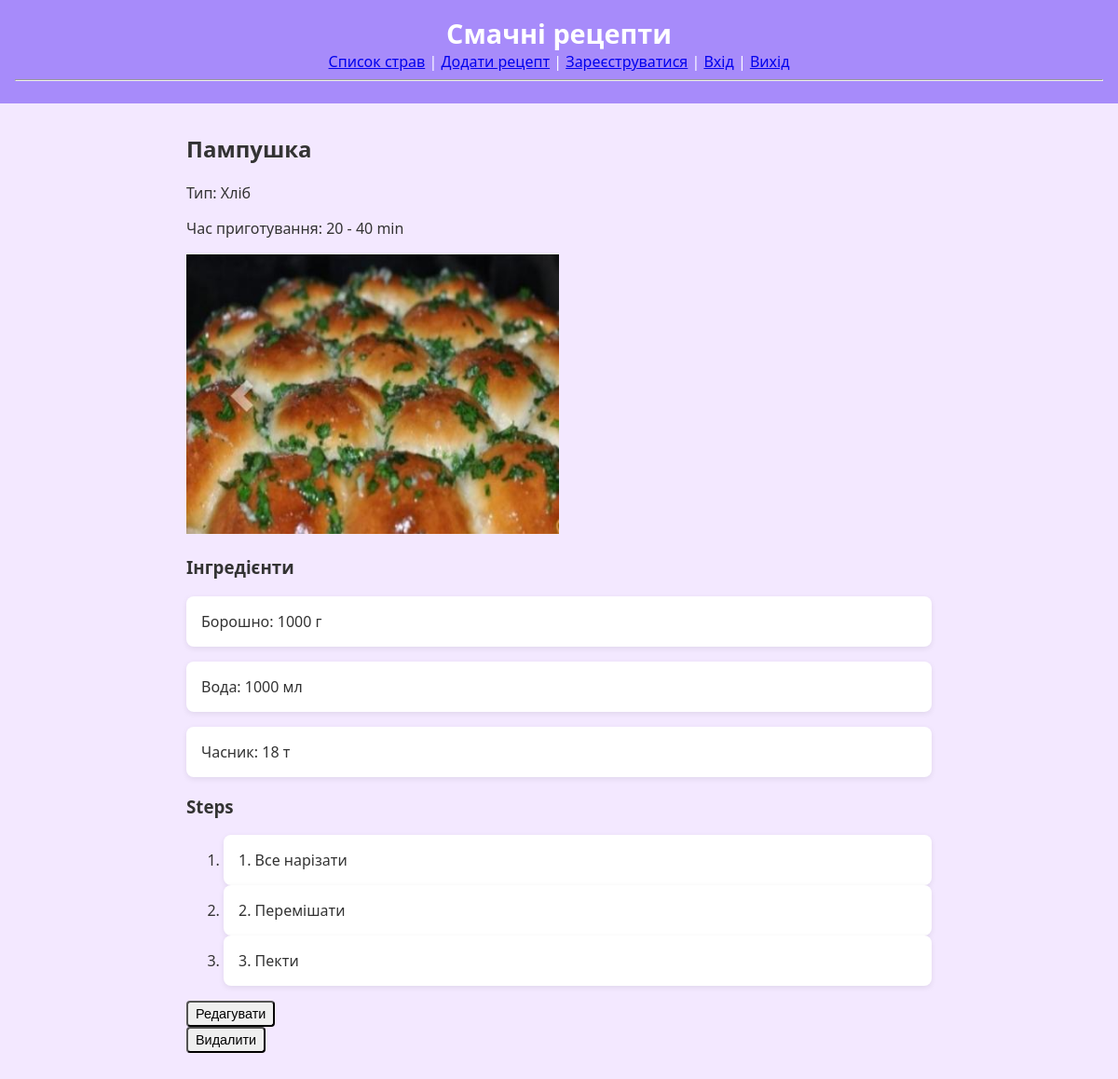
Page /recipes/2 on the committed database.
### models.py (models this page shows)
class Recipe(SQLModel, table=True):
    id: Optional[int] = Field(default=None, primary_key=True)
    title: str
    type: str
    min_time: Optional[int] = 0
    max_time: Optional[int] = 0
    image: Optional[str] = None
    author_id: Optional[int] = Field(default=None, foreign_key='user.id')
    ingredients: List["Ingredient"] = Relationship(
        back_populates='recipe',
        sa_relationship_kwargs={'cascade': 'all, delete-orphan', 'lazy': 'selectin'}
    )
    steps: List["Step"] = Relationship(
        back_populates='recipe',
        sa_relationship_kwargs={'cascade': 'all, delete-orphan', 'lazy': 'selectin'}
    )

class Ingredient(SQLModel, table=True):
    id: Optional[int] = Field(default=None, primary_key=True)
    recipe_id: int = Field(foreign_key='recipe.id', nullable=False)
    name: str
    qty: str
    recipe: Optional[Recipe] = Relationship(
        back_populates='ingredients',
        sa_relationship_kwargs={'lazy': 'selectin'}
    )

class Step(SQLModel, table=True):
    id: Optional[int] = Field(default=None, primary_key=True)
    recipe_id: int = Field(foreign_key='recipe.id', nullable=False)
    order: int
    description: str
    recipe: Optional[Recipe] = Relationship(
        back_populates='steps',
        sa_relationship_kwargs={'lazy': 'selectin'}
    )

### main.py (the view)
@app.get('/recipes/{recipe_id}', response_class=HTMLResponse)
def view_recipe(request: Request, recipe_id: int, session: Session = Depends(get_session)):
    recipe = session.get(Recipe, recipe_id)
    if not recipe:
        raise HTTPException(status_code=404, detail='Not found')
    return templates.TemplateResponse('recipe.html', {'request': request, 'recipe': recipe})

### templates/recipe.html
{% extends "base.html" %}
{% block content %}
<h2>{{ recipe.title }}</h2>
<p>Тип: {{ recipe.type }}</p>
<p>Час приготування: {{ recipe.min_time }} - {{ recipe.max_time }} min</p>
{% if recipe.image %}<img src="/{{ recipe.image }}" style="max-width:400px"><br/>{% endif %}
<h3>Інгредієнти</h3>
<ul>
{% for ing in recipe.ingredients %}<li>{{ ing.name }}: {{ ing.qty }}</li>{% endfor %}
</ul>
<h3>Steps</h3>
<ol>
{% for s in recipe.steps %}<li>{{ s.description }}</li>{% endfor %}
</ol>
<a href="/recipes/{{ recipe.id }}/edit">
  <button type="button">Редагувати</button>
</a>
<form method="post" action="/recipes/{{ recipe.id }}/delete">
  <button>Видалити</button>
</form>
{% endblock %}

### static/style.css (style rules this page uses)
body { font-family: "Segoe UI", Tahoma, sans-serif; background-color: #f3e8ff; margin: 0; padding: 0; color: #333; }
ul { list-style: none; padding: 0; margin: 0; display: grid; gap: 1rem; }
li { background: white; padding: 1rem; border-radius: 8px; box-shadow: 0 2px 6px rgba(0, 0, 0, 0.08); }
button, a.button-link { padding: 4px 8px; border-radius: 4px; font-size: 0.9rem; cursor: pointer; text-decoration: none; display: inline-block; }

### rows in the picture
Recipe: title "Пампушка", type "Хліб", min_time "20", max_time "40", image (picture)
Ingredient: name "Борошно", qty "1000 г"
Ingredient: name "Вода", qty "1000 мл"
Ingredient: name "Часник", qty "18 т"
Step: description "1. Все нарізати"
Step: description "2. Перемішати"
Step: description "3. Пекти"
